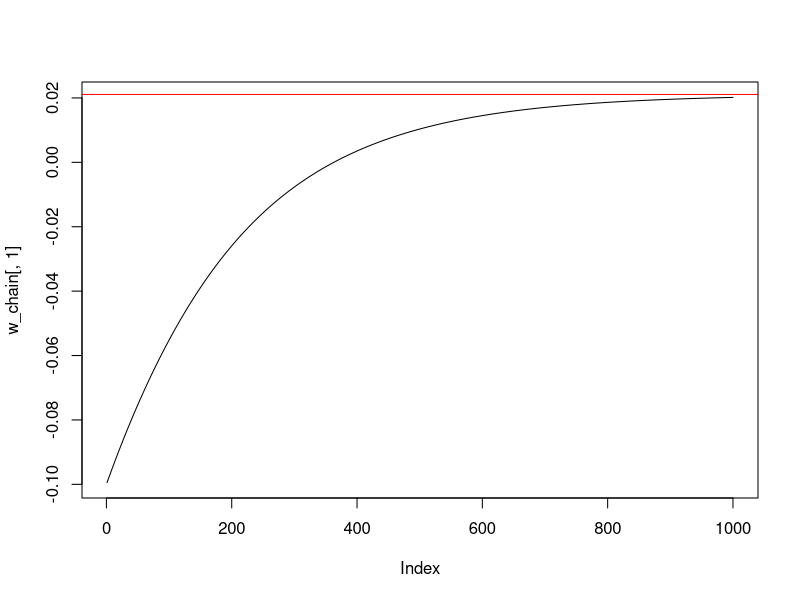
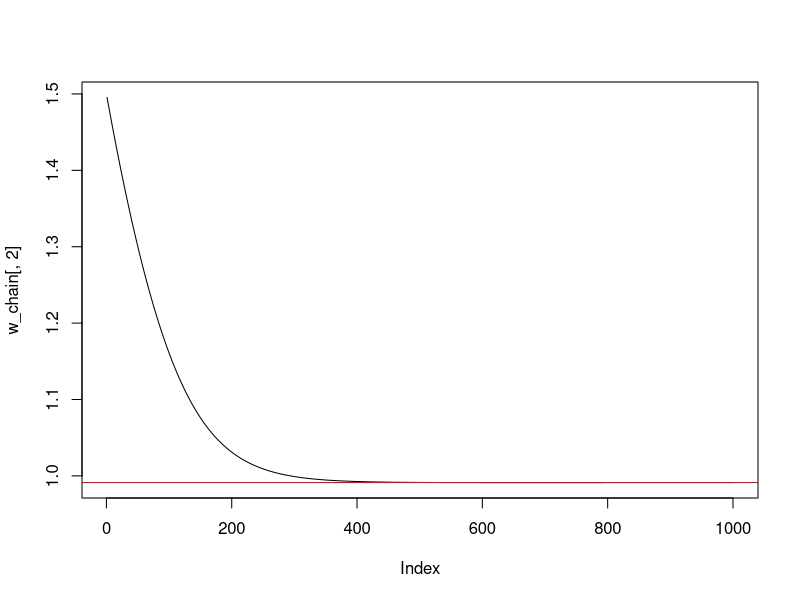

Write the R code that produced these figures, in order. (Note: a time limit stopped this script after it produced the figures.)
## ---- chunk 1
rm(list=ls())
## ---- chunk 2
# call libraries
library(numDeriv)
library(nloptr)
## ---- chunk 3
# Load R package for printing
library(knitr)
## ---- chunk 4
# Set a seed of the randon number generator
set.seed(2023)
## ---- chunk 5
data_generating_model <- function(n,w) {
  z <- rep( NaN, times=n*2 )
  z <- matrix(z, nrow = n, ncol = 2)
  z[,1] <- runif(n, min = -10, max = 10)
  p <- w[1] + w[2]*z[,1] 
  p <- exp(p) / (1+exp(p))
  z[,2] <- rbinom(n, size = 1, prob = p)
  return(z)
}
## ---- chunk 6
set.seed(2023)
n_obs <- 500
w_true <- c(0,1)  
z_obs <- data_generating_model(n = n_obs, w = w_true) 
w_true <- as.numeric(glm(z_obs[,2]~ 1+ z_obs[,1],family = "binomial" )$coefficients)
## ---- chunk 7
prediction_rule <- function(x,w) {
  h <- w[1]+w[2]*x
  h <- exp(h) / (1.0 + exp(h) )
  return (h)
}
## ---- chunk 8
loss_fun <- function(w,z) {
  x = z[1]
  y = z[2]
  h <- prediction_rule(x,w)
  ell <- -y*log(h) - (1-y)*log(1-h)
  return (ell)
}
## ---- chunk 9
empirical_risk_fun <- function(w,z,n) {
  x = z[,1]
  y = z[,2]
  R <- 0.0
  for (i in 1:n) {
    R <- R + loss_fun(w,z[i,])
  }
  R <- R / n
  return (R)
}
## ---- chunk 10
learning_rate <-function(t,t0=3) {
  eta <- t0 / t
  return( eta )
}
## ---- chunk 11
grad_loss_fun <- function(w,z) {
  x = z[1]
  y = z[2]
  h <- prediction_rule(x,w)
  grd <- c(h-y, (h-y)*x)
  return (grd)
}
## ---- chunk 12
grad_risk_fun <- function(w,z,n) {
  grd <- 0.0
  for (i in 1:n) {
    grd <- grd + grad_loss_fun(w,z[i,])
  }
  grd <- grd / n
  return (grd)
}

## ---- chunk 13
w <- c(-0.1,1.5)
gr <- grad_risk_fun (w, z=z_obs, n=n_obs) 
gr
## ---- chunk 14
w <- c(-0.1,1.5)
#
erf_fun <- function(w, z = z_obs, n=n_obs) {
  return( empirical_risk_fun(w, z, n) ) 
}
#
gr <- numDeriv::grad( erf_fun, w )
#
gr
## ---- chunk 15
eta <- 0.1
Tmax <- 1000
w_seed <- c(-0.1,1.5)
w <- w_seed
w_chain <- c()
Qstop <- 0 
t <- 0
while ( Qstop == 0 ) {
  # counter
  t <- t +  1
  # step 1: update  
  erf_fun <- function(w, z = z_obs, n=n_obs) {
    return( empirical_risk_fun(w, z, n) ) 
  }
  w <- w - eta * numDeriv::grad( erf_fun, w )
  w_chain <- rbind(w_chain, w)
  # step 2: check for termination terminate
  if ( t>= Tmax ) {
    Qstop <- 1
  }
}
## ---- chunk 16
# eta <- 0.1
# Tmax <- 1000
# w_seed <- c(-0.1,1.5)
# w <- w_seed
# w_chain <- c()
# Qstop <- 0 
# t <- 0
# while ( Qstop == 0 ) {
#   # counter
#   t <- t +  1
#   #eta <- learning_rate( t )
#   # step 1: update 
#   w <- w - eta * grad_risk_fun( w, z_obs, n_obs )
#   w_chain <- rbind(w_chain, w)
#   # step 2: check for termination terminate
#   if ( t>= Tmax ) {
#     Qstop <- 1
#   }
# }
## ---- chunk 17
plot(w_chain[,1], type='l') +
abline(h=w_true[1], col='red')
#
plot(w_chain[,2], type='l') +
abline(h=w_true[2], col='red')
## ---- chunk 18
eta <- 0.5
Tmax <- 1000
w_seed <- c(-0.1,1.5)
w <- w_seed
w_chain <- c()
Qstop <- 0 
t <- 0
while ( Qstop == 0 ) {
  # counter
  t <- t +  1
  # step 1: update  
  #eta <- learning_rate( t )
  erf_fun <- function(w, z = z_obs, n=n_obs) {
    return( empirical_risk_fun(w, z, n) ) 
  }
  w <- w - eta * numDeriv::grad( erf_fun, w )
  #w <- w - eta * grad_risk_fun( w, z_obs, n_obs )
  w_chain <- rbind(w_chain, w)
  # step 2: check for rtermination terminate
  if ( t>= Tmax ) {
    Qstop <- 1
  }
}
plot(w_chain[,1], type='l') +
abline(h=w_true[1], col='red')
plot(w_chain[,2], type='l') +
abline(h=w_true[2], col='red')
## ---- chunk 19
learning_rate <- function(t,t0) {
  return(t0/t)
}
t0<- 10
Tmax <- 1000
w_seed <- c(-0.1,1.5)
w <- w_seed
w_chain <- c()
Qstop <- 0 
t <- 0
while ( Qstop == 0 ) {
  # counter
  t <- t +  1
  # step 1: update  
  eta <- learning_rate( t, t0 )
  erf_fun <- function(w, z = z_obs, n=n_obs) {
    return( empirical_risk_fun(w, z, n) ) 
  }
  w <- w - eta * numDeriv::grad( erf_fun, w )
  #w <- w - eta * grad_risk_fun( w, z_obs, n_obs )
  w_chain <- rbind(w_chain, w)
  # step 2: check for rtermination terminate
  if ( t>= Tmax ) {
    Qstop <- 1
  }
}
plot(w_chain[,1], type='l') +
abline(h=w_true[1], col='red')
plot(w_chain[,2], type='l') +
abline(h=w_true[2], col='red')
## ---- chunk 20
set.seed(2023)
n_obs <- 1000000
w_true <- c(0,1)  
z_obs <- data_generating_model(n = n_obs, w = w_true)
w_true <- as.numeric(glm(z_obs[,2]~ 1+ z_obs[,1],family = "binomial" )$coefficients)
## ---- chunk 21
m <- 10
eta <- 0.1
Tmax <- 1000
w_seed <- c(-0.1,1.5)
w <- w_seed
w_chain <- c()
Qstop <- 0 
t <- 0
while ( Qstop == 0 ) {
  # counter
  t <- t +  1
  # step 1: update  
  J <- sample.int(n = n_obs, size = m, replace = TRUE)
  if (m==1) {
    zbatch <- matrix(z_obs[J,],1,2)
  }
  else {
    zbatch <- z_obs[J,]
  }
  #eta <- learning_rate( t )
  erf_fun <- function(w, z = zbatch, n=m) {
    return( empirical_risk_fun(w, z, n) ) 
  }
  w <- w - eta * numDeriv::grad( erf_fun, w )
  #w <- w - eta * grad_risk_fun( w, zbatch, m )
  w_chain <- rbind(w_chain, w)
  # step 2: check for rtermination terminate
  if ( t>= Tmax ) {
    Qstop <- 1
  }
}
plot(w_chain[,1], type='l') +
abline(h=w_true[1], col='red')
plot(w_chain[,2], type='l') +
abline(h=w_true[2], col='red')
## ---- chunk 22
m <- 10
eta <- 0.1
Tmax <- 1000
w_seed <- c(-0.1,1.5)
w <- w_seed
w_chain <- c()
Qstop <- 0 
t <- 0
while ( Qstop == 0 ) {
  # counter
  t <- t +  1
  # step 1: update  
  J <- sample.int(n = n_obs, size = m, replace = TRUE)
  if (m==1) {
    zbatch <- matrix(z_obs[J,],1,2)
  }
  else {
    zbatch <- z_obs[J,]
  }
  #eta <- learning_rate( t )
  erf_fun <- function(w, z = zbatch, n=m) {
    return( empirical_risk_fun(w, z, n) ) 
  }
  w <- w - eta * numDeriv::grad( erf_fun, w )
  #w <- w - eta * grad_risk_fun( w, zbatch, m )
  w_chain <- rbind(w_chain, w)
  # step 2: check for rtermination terminate
  if ( t>= Tmax ) {
    Qstop <- 1
  }
}
#
plot(w_chain[,1], type='l') +
abline(h=w_true[1], col='red')
#
plot(w_chain[,2], type='l') +
abline(h=w_true[2], col='red')
## ---- chunk 23
set.seed(2023)
n_obs <- 1000000
w_true <- c(0,1)  
z_obs <- data_generating_model(n = n_obs, w = w_true)
w_true <- as.numeric(glm(z_obs[,2]~ 1+ z_obs[,1],family = "binomial" )$coefficients)
## ---- chunk 24
m <- 1
eta <- 1.0
Tmax <- 1000
w_seed <- c(-0.1,1.5)
w <- w_seed
w_chain <- c()
Qstop <- 0 
t <- 0
G <- rep(0.0,times=length(w))
eps <- 10^(-6)
while ( Qstop == 0 ) {
  # counter
  t <- t +  1
  # step 1: update  
  J <- sample.int(n = n_obs, size = m, replace = TRUE)
  if (m==1) {
    zbatch <- matrix(z_obs[J,],1,2)
  } else {
    zbatch <- z_obs[J,]
  }
  #eta <- learning_rate( t )
  erf_fun <- function(w, z = zbatch, n=m) {
    return( empirical_risk_fun(w, z, n) ) 
  }
  g <- numDeriv::grad( erf_fun, w )
  G <- G + g^2
  w <- w - eta * (1.0/sqrt(G+eps)) * g
  #w <- w - eta * grad_risk_fun( w, zbatch, m )
  w_chain <- rbind(w_chain, w)
  # step 2: check for rtermination terminate
  if ( t>= Tmax ) {
    Qstop <- 1
  }
}
plot(w_chain[,1], type='l') +
abline(h=w_true[1], col='red')
plot(w_chain[,2], type='l') +
abline(h=w_true[2], col='red')
## ---- chunk 25
m <- 100
eta <- 1.0
Tmax <- 1000
w_seed <- c(-0.1,1.5)
w <- w_seed
w_chain <- c()
Qstop <- 0 
t <- 0
G <- rep(0.0,times=length(w))
eps <- 10^(-6)
while ( Qstop == 0 ) {
  # counter
  t <- t +  1
  # step 1: update  
  J <- sample.int(n = n_obs, size = m, replace = TRUE)
  if (m==1) {
    zbatch <- matrix(z_obs[J,],1,2)
  } else {
    zbatch <- z_obs[J,]
  }
  #eta <- learning_rate( t )
  erf_fun <- function(w, z = zbatch, n=m) {
    return( empirical_risk_fun(w, z, n) ) 
  }
  g <- numDeriv::grad( erf_fun, w )
  G <- G + g^2
  w <- w - eta * (1.0/sqrt(G+eps)) * g
  #w <- w - eta * grad_risk_fun( w, zbatch, m )
  w_chain <- rbind(w_chain, w)
  # step 2: check for rtermination terminate
  if ( t>= Tmax ) {
    Qstop <- 1
  }
}
plot(w_chain[,1], type='l') +
abline(h=w_true[1], col='red')
plot(w_chain[,2], type='l') +
abline(h=w_true[2], col='red')
## ---- chunk 26
set.seed(2023)
n_obs <- 1000000
w_true <- c(0,1)  
z_obs <- data_generating_model(n = n_obs, w = w_true)
w_true <- as.numeric(glm(z_obs[,2]~ 1+ z_obs[,1],family = "binomial" )$coefficients)
## ---- chunk 27
# out <- nloptr(x0=..,   
#               eval_f=..., #   
#               eval_grad_f=...,  
#               eval_g_ineq = ...,  
#               eval_jac_g_ineq = ...,   
#               w_now=...,  
#               opts = list("algorithm" = "NLOPT_LD_MMA",  
#                           "xtol_rel"=1.0e-8)  
# out$solution
## ---- chunk 28
#
boundary <- 2.0 # this is the value |w|_{2}^{2} <= boundary
# auxiliary functions to compute the projection
eval_f0 <- function( w_proj, w_now ){ 
  return( sqrt(sum((w_proj-w_now)^2)) )
}
eval_grad_f0 <- function( w, w_now ){ 
  return( c( 2*(w[1]-w_now[1]), 2*(w[2]-w_now[2]) ) )
}
eval_g0 <- function( w_proj, w_now) {
  return( sum(w_proj^2) -(boundary)^2 )
}
eval_jac_g0 <- function( x, w_now ) {
  return(   c(2*w[1],2*w[2] )  )
}
## ---- chunk 29
#
w <- c(-0.1,0.3)
#
out <- nloptr(x0=c(0.0,0.0),
            eval_f=eval_f0,
            eval_grad_f=eval_grad_f0,
            eval_g_ineq = eval_g0,
            eval_jac_g_ineq = eval_jac_g0, 
            w_now=w,
            opts = list("algorithm" = "NLOPT_LD_MMA",
                        "xtol_rel"=1.0e-8) 
            )
out$solution
## ---- chunk 30
#
boundary <- 2.0 # this is the value |w|_{2}^{2} <= boundary
# auxiliary functions to compute the projection
eval_f0 <- function( w_proj, w_now ){ 
  return( sqrt(sum((w_proj-w_now)^2)) )
}
eval_grad_f0 <- function( w, w_now ){ 
  return( c( 2*(w[1]-w_now[1]), 2*(w[2]-w_now[2]) ) )
}
eval_g0 <- function( w_proj, w_now) {
  return( sum(w_proj^2) -(boundary)^2 )
}
eval_jac_g0 <- function( x, w_now ) {
  return(   c(2*w[1],2*w[2] )  )
}
## ---- chunk 31
m <- 1
eta <- 0.01
Tmax <- 1000
w_seed <- c(-0.1,0.3)
w <- w_seed
w_chain <- c()
Qstop <- 0 
t <- 0
while ( Qstop == 0 ) {
  # counter
  t <- t +  1
  # step 1: update  
  J <- sample.int(n = n_obs, size = m, replace = TRUE)
  if (m==1) {
    zbatch <- matrix(z_obs[J,],1,2)
  } else {
    zbatch <- z_obs[J,]
  }
  #eta <- learning_rate( t )
  erf_fun <- function(w, z = zbatch, n=m) {
    return( empirical_risk_fun(w, z, n) ) 
  }
  w <- w - eta * numDeriv::grad( erf_fun, w )
  #w <- w - eta * grad_risk_fun( w, zbatch, m )
  # step 1.5 projection
  out <- nloptr(x0=c(0.0,0.0),
              eval_f=eval_f0,
              eval_grad_f=eval_grad_f0,
              eval_g_ineq = eval_g0,
              eval_jac_g_ineq = eval_jac_g0, 
              w_now=w,
              opts = list("algorithm" = "NLOPT_LD_MMA",
                          "xtol_rel"=1.0e-8),
  )
  w <- out$solution
  # record
  w_chain <- rbind(w_chain, w)
  # step 2: check for rtermination terminate
  if ( t>= Tmax ) {
    Qstop <- 1
  }
}
plot(w_chain[,1], type='l') +
abline(h=w_true[1], col='red')
plot(w_chain[,2], type='l') +
abline(h=w_true[2], col='red')
## ---- chunk 32
m <- 1
eta <- 0.05
Tmax <- 1000
kappa <- 10000
Qstop <- 0 
t <- 0
#
#seeds
w_seed <- c(-0.1,0.3)
w <- w_seed
w_chain <- c()
cv_w <- w  
erf_fun <- function(w, z = z_obs, n=n_obs) {
  return( empirical_risk_fun(w, z, n) ) 
}
cv_grad_risk <- numDeriv::grad( erf_fun, cv_w ) #control variate
#
while ( Qstop == 0 ) {
  # counter
  t <- t +  1
  # step 1: update  
  J <- sample.int(n = n_obs, size = m, replace = TRUE)
  if (m==1) {
    zbatch <- matrix(z_obs[J,],1,2)
  }
  else {
    zbatch <- z_obs[J,]
  }
  #eta <- learning_rate( t )
  erf_fun <- function(w, z = zbatch, n=m) {
    return( empirical_risk_fun(w, z, n) ) 
  }
  w <- w - eta * (numDeriv::grad( erf_fun, w ) -numDeriv::grad( erf_fun, cv_w ) +cv_grad_risk )
  #w <- w - eta * grad_risk_fun( w, zbatch, m )
  # record
  w_chain <- rbind(w_chain, w)
  # control variate step
  if ( (t %% kappa) == 0) {
    cv_w <- w  
    erf_fun <- function(w, z = z_obs, n=n_obs) {
      return( empirical_risk_fun(w, z, n) ) 
    }
    cv_grad_risk <- numDeriv::grad( erf_fun, cv_w ) #controle variate
  }
  # step 2: check for termination 
  if ( t>= Tmax ) {
    Qstop <- 1
  }
}
plot(w_chain[,1], type='l') +
abline(h=w_true[1], col='red')
plot(w_chain[,2], type='l') +
abline(h=w_true[2], col='red')
## ---- chunk 33
m <- 1
eta <- 0.1
Tmax <- 1000
kappa <- 10000
Qstop <- 0 
t <- 0
#
#seeds
w_seed <- c(-0.1,0.3)
w <- w_seed
w_chain <- c()
cv_w <- w  
erf_fun <- function(w, z = z_obs, n=n_obs) {
  return( empirical_risk_fun(w, z, n) ) 
}
cv_grad_risk <- numDeriv::grad( erf_fun, cv_w ) #control variate
#
while ( Qstop == 0 ) {
  # counter
  t <- t +  1
  # step 1: update  
  J <- sample.int(n = n_obs, size = m, replace = TRUE)
  if (m==1) {
    zbatch <- matrix(z_obs[J,],1,2)
  }
  else {
    zbatch <- z_obs[J,]
  }
  #eta <- learning_rate( t )
  erf_fun <- function(w, z = zbatch, n=m) {
    return( empirical_risk_fun(w, z, n) ) 
  }
  w <- w - eta * (numDeriv::grad( erf_fun, w ) -numDeriv::grad( erf_fun, cv_w ) +cv_grad_risk )
  #w <- w - eta * grad_risk_fun( w, zbatch, m )
  # record
  w_chain <- rbind(w_chain, w)
  # control variate step
  if ( (t %% kappa) == 0) {
    cv_w <- w  
    erf_fun <- function(w, z = z_obs, n=n_obs) {
      return( empirical_risk_fun(w, z, n) ) 
    }
    cv_grad_risk <- numDeriv::grad( erf_fun, cv_w ) #controle variate
  }
  # step 2: check for termination 
  if ( t>= Tmax ) {
    Qstop <- 1
  }
}
plot(w_chain[,1], type='l') +
abline(h=w_true[1], col='red')
plot(w_chain[,2], type='l') +
abline(h=w_true[2], col='red')
